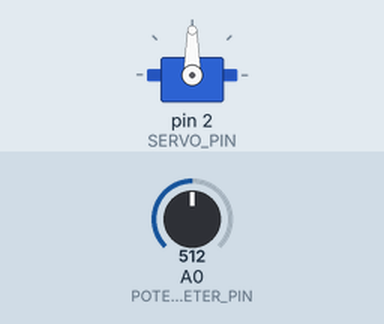
Simulated run of this sketch. Board: Arduino Nano, built with avr-gcc and run on an emulated ATmega328P. Parts: servo. The inputs (shaded band) are chosen by the test bench; at power-on: A0 (POTENTIOMETER_PIN) = 512.

Above: at 1.2 s.
1.3 s: A0 (POTENTIOMETER_PIN) set to 716
At 2.1 s:
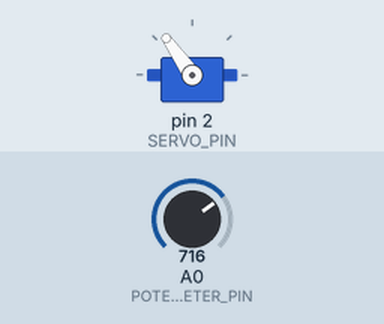
2.8 s: A0 (POTENTIOMETER_PIN) set to 900
At 3.3 s:
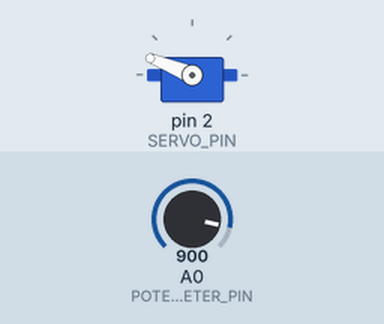
4.3 s: A0 (POTENTIOMETER_PIN) set to 1023
At 5.5 s:
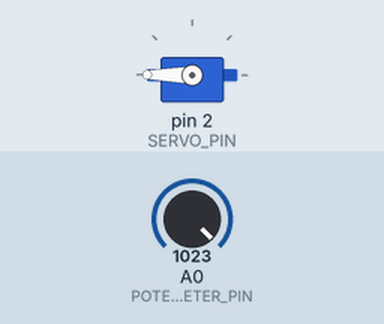
5.8 s: A0 (POTENTIOMETER_PIN) set to 306
At 6.8 s:
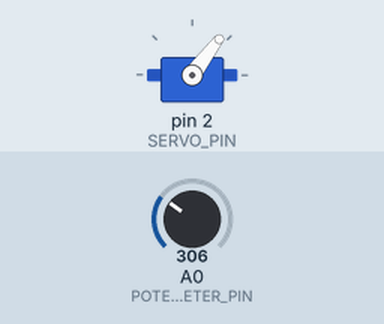
7.3 s: A0 (POTENTIOMETER_PIN) set to 170
At 8.0 s:
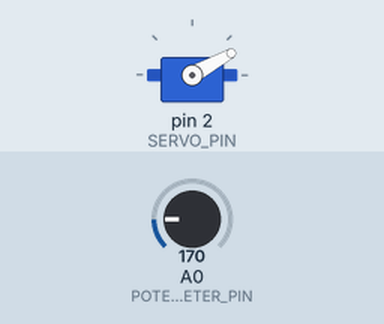
Timing chart, 0 to 9.8 s (numbered marks = the images above; inputs shaded):
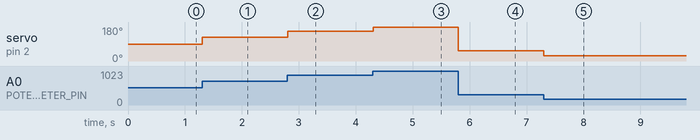

Measured:
- after the input at 1.3 s, servo on pin 2 (SERVO_PIN): 90° → 125° at once
- after the input at 2.8 s, servo on pin 2 (SERVO_PIN): 125° → 158° at once
- after the input at 4.3 s, servo on pin 2 (SERVO_PIN): 158° → 180° at once
- after the input at 5.8 s, servo on pin 2 (SERVO_PIN): 180° → 53° at once
- after the input at 7.3 s, servo on pin 2 (SERVO_PIN): 53° → 29° at once

The sketch:

controlling-servo.ino
```cpp
/*
  Placa utilizada: Arduino Nano 33 IoT
  Objetivo do programa: Controlar o ângulo de um servo motor utilizando um potenciômetro
*/

#include <Servo.h>

#define SERVO_PIN 2 // D2
#define SERVO_MAX_ANGLE 180

#define POTENTIOMETER_PIN A0
#define ANALOG_MAX_VALUE 1023

Servo servo;
int potentiometerValue = 0;
int servoAngle = 0;

void setup() {
  servo.attach(SERVO_PIN);
}

void loop() {
  potentiometerValue = analogRead(POTENTIOMETER_PIN);
  servoAngle = map(potentiometerValue, 0, ANALOG_MAX_VALUE, 0, SERVO_MAX_ANGLE);

  servo.write(servoAngle);

  delay(5);
}
```
